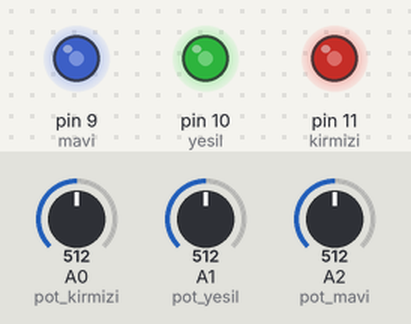
This sketch was run on a simulated Arduino Uno, built with avr-gcc and run on an emulated ATmega328P. Shown: output pins drawn as LEDs (lit = HIGH). The inputs (shaded band) are chosen by the test bench; at power-on: A0 (pot_kirmizi) = 512, A1 (pot_yesil) = 512, A2 (pot_mavi) = 512.

Above: at 1.2 s.
1.3 s: A0 (pot_kirmizi) set to 716
At 2.1 s:
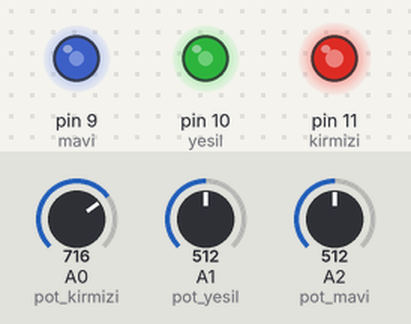
2.8 s: A1 (pot_yesil) set to 716
At 3.3 s:
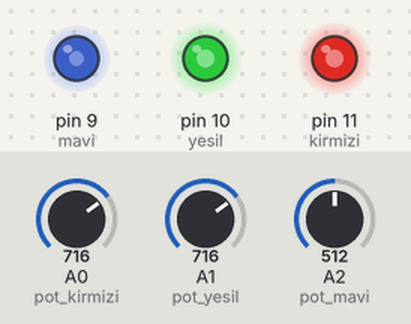
4.3 s: A2 (pot_mavi) set to 716
At 5.5 s:
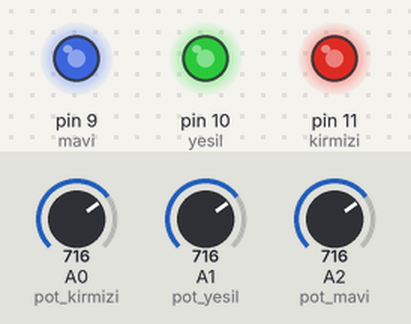
5.8 s: A0 (pot_kirmizi) set to 900
At 6.8 s:
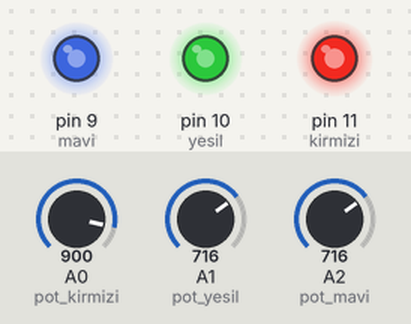
7.3 s: A1 (pot_yesil) set to 900
At 7.9 s:
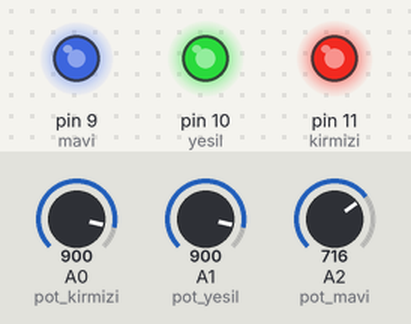
8.8 s: A2 (pot_mavi) set to 900
At 10.2 s:
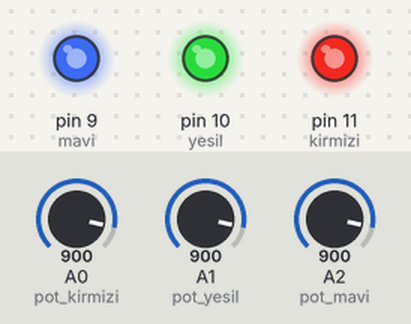
Timing chart, 0 to 11.3 s (numbered marks = the images above; inputs shaded):
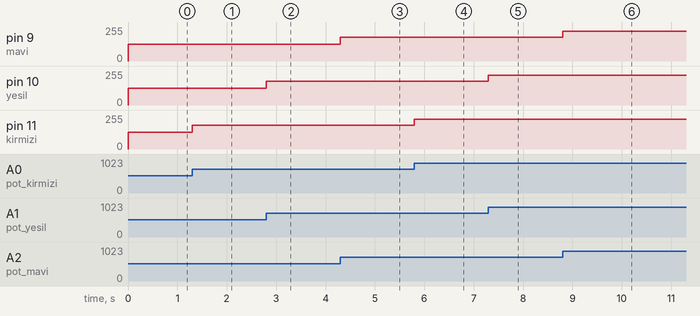

Measured:
- after the input at 1.3 s, pin 11 (kirmizi): 127/255 → 178/255 at once
- after the input at 2.8 s, pin 10 (yesil): 127/255 → 178/255 at once
- after the input at 4.3 s, pin 9 (mavi): 127/255 → 178/255 at once
- after the input at 5.8 s, pin 11 (kirmizi): 178/255 → 224/255 at once
- after the input at 7.3 s, pin 10 (yesil): 178/255 → 224/255 at once
- after the input at 8.8 s, pin 9 (mavi): 178/255 → 224/255 at once

The sketch:

rgbledyakma.ino
```cpp
#define kirmizi 11
#define yesil 10
#define mavi 9

#define pot_kirmizi A0
#define pot_yesil A1
#define pot_mavi A2


void setup() {
  pinMode(kirmizi,OUTPUT);
  pinMode(yesil,OUTPUT);
  pinMode(mavi,OUTPUT);


}

void loop() {

  int kirmizi_deger = analogRead(pot_kirmizi);
  int yesil_deger = analogRead(pot_yesil);
  int mavi_deger = analogRead(pot_mavi);

  kirmizi_deger = map(kirmizi_deger,0,1023,0,255);
  yesil_deger = map(yesil_deger,0,1023,0,255);
  mavi_deger = map(mavi_deger,0,1023,0,255);

  analogWrite(kirmizi,kirmizi_deger);
  analogWrite(yesil,yesil_deger);
  analogWrite(mavi,mavi_deger);


}
```
